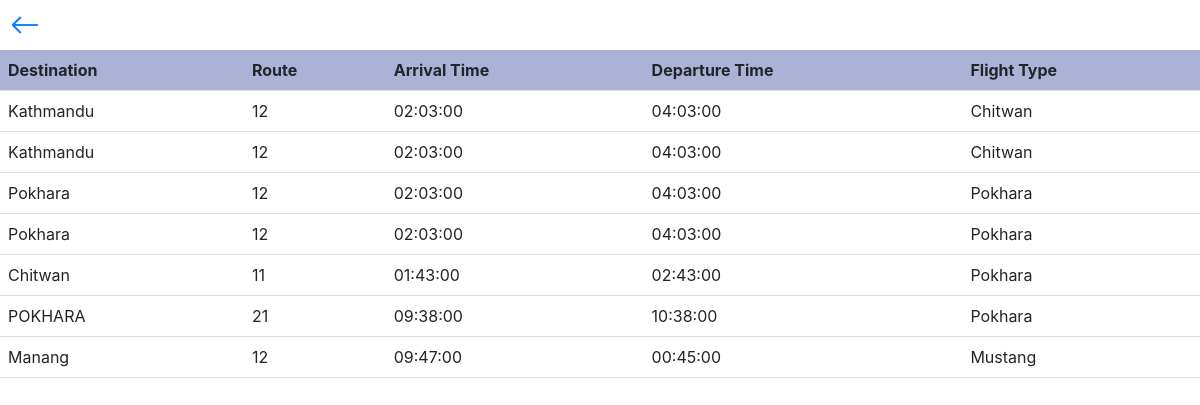
The page /admin/transports.php on the database its author committed.
### tables this page shows
CREATE TABLE `transportation` (
  `id` int(11) UNSIGNED NOT NULL,
  `destination` varchar(255) NOT NULL,
  `route` varchar(255) NOT NULL,
  `arrival_time` time NOT NULL,
  `departure_time` time NOT NULL,
  `flight_type` varchar(255) NOT NULL
);

### admin/transports.php (the view, shortened to what this page needs)
<!DOCTYPE html>
<head lang="en">
<head>
    <link rel="stylesheet" href="about.css">
    <link rel="stylesheet" href="https://cdn.jsdelivr.net/npm/bootstrap@4.0.0/dist/css/bootstrap.min.css">
    <link rel="stylesheet" href="https://cdn.jsdelivr.net/npm/bootstrap-icons@1.10.3/font/bootstrap-icons.css">
</head>
<a href="../admin/dashboard.html" class="back-button"><i class="bi bi-arrow-left"></i></a>
</html>
<?php
$db_hostname = 'localhost:3306';
$db_username = 'root';
$db_password = '';
$db_database = 'database';
$db_conn = mysqli_connect($db_hostname, $db_username, $db_password, $db_database);
$query = "SELECT * FROM transportation";
$result = mysqli_query($db_conn, $query);
if (mysqli_num_rows($result) > 0) {
  echo '<table>';
  echo '<tr><th>Destination</th><th>Route</th><th>Arrival Time</th><th>Departure Time</th><th>Flight Type</th></tr>';
  while ($row = mysqli_fetch_assoc($result)) {
    echo '<tr>';
    echo '<td>' . $row['destination'] . '</td>';
    echo '<td>' . $row['route'] . '</td>';
    echo '<td>' . $row['arrival_time'] . '</td>';
    echo '<td>' . $row['departure_time'] . '</td>';
    echo '<td>' . $row['flight_type'] . '</td>';
    echo '</tr>';
  }
  echo '</table>';
} else {
  echo 'No data found';
}
?>

### about.css (style rules this page uses)
* { padding: 0; margin: 0 ; }

### admin/transports.php (style rules this page uses)
.bi-arrow-left::before { margin: 10px; font-size: 30px; }
table { border-collapse: collapse; width: 100%; margin-bottom: 20px; }
th, td { padding: 8px; text-align: left; border-bottom: 1px solid #ddd; }
th { background-color: #ACB1D6; }

### rows shown on the page
transportation: destination "Kathmandu", route "12", arrival_time "02:03:00", departure_time "04:03:00", flight_type "Chitwan"
transportation: destination "Kathmandu", route "12", arrival_time "02:03:00", departure_time "04:03:00", flight_type "Chitwan"
transportation: destination "Pokhara", route "12", arrival_time "02:03:00", departure_time "04:03:00", flight_type "Pokhara"
transportation: destination "Pokhara", route "12", arrival_time "02:03:00", departure_time "04:03:00", flight_type "Pokhara"
transportation: destination "Chitwan", route "11", arrival_time "01:43:00", departure_time "02:43:00", flight_type "Pokhara"
transportation: destination "POKHARA", route "21", arrival_time "09:38:00", departure_time "10:38:00", flight_type "Pokhara"
transportation: destination "Manang", route "12", arrival_time "09:47:00", departure_time "00:45:00", flight_type "Mustang"
